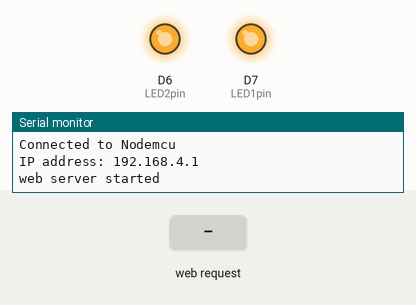
The sketch below on a simulated ESP8266 (NodeMCU). Shown: output pins drawn as LEDs (lit = HIGH), the last lines printed to the serial monitor. Inputs (shaded band) come from the test bench.

Above: at 1.3 s.
1.4 s: HTTP request GET /led1on received
At 1.8 s:
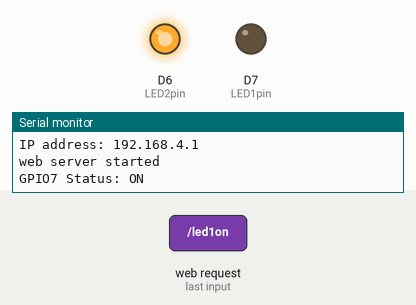
2.9 s: HTTP request GET /led2on received
At 4.1 s:
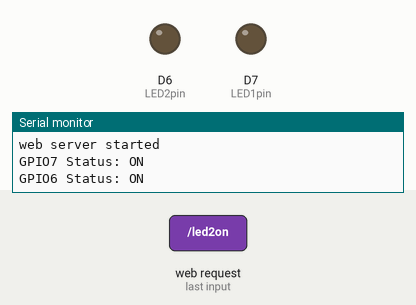
4.4 s: HTTP request GET /led1off received
At 5.3 s:
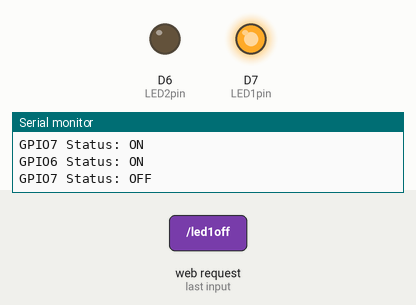
5.9 s: HTTP request GET /led2off received
At 6.4 s:
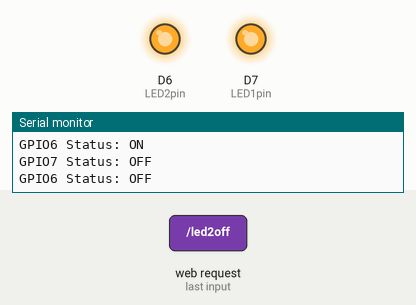
Timing chart, 0 to 8.4 s (numbered marks = the images above; inputs shaded):
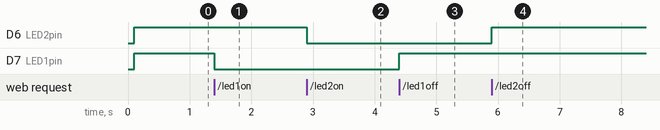

Measured:
- after the input at 1.4 s, D7 (LED1pin): HIGH → LOW at once
- after the input at 2.9 s, D6 (LED2pin): HIGH → LOW at once
- after the input at 4.4 s, D7 (LED1pin): LOW → HIGH at once
- after the input at 5.9 s, D6 (LED2pin): LOW → HIGH at once

The sketch:

web_based_device_control.ino
```cpp
#include <ESP8266WiFi.h>
#include <ESP8266WebServer.h>

/*Put your SSID & Password*/
const char* ssid = "Nodemcu";  // Enter SSID here
const char* password = "12345678";  //Enter Password here

ESP8266WebServer server(80);

uint8_t LED1pin = D7;
bool LED1status = LOW;

uint8_t LED2pin = D6;
bool LED2status = LOW;

void setup() {
  Serial.begin(115200);
  delay(100);
  pinMode(LED1pin, OUTPUT);
  pinMode(LED2pin, OUTPUT);

  Serial.println("Connecting to ");
  Serial.println(ssid);


   WiFi.softAP(ssid, password);
   Serial.println("");
  Serial.print("Connected to ");
  Serial.println(ssid);
  Serial.print("IP address: ");
  Serial.println(WiFi.softAPIP());

  server.on("/", handle_OnConnect);
  server.on("/led1on", handle_led1on);
  server.on("/led1off", handle_led1off);
  server.on("/led2on", handle_led2on);
  server.on("/led2off", handle_led2off);
  server.onNotFound(handle_NotFound);

  server.begin();
  Serial.println("web server started");
}
void loop() {
  server.handleClient();
  if(LED1status)
  {digitalWrite(LED1pin, LOW);}
  else
  {digitalWrite(LED1pin, HIGH);}

  if(LED2status)
  {digitalWrite(LED2pin, LOW);}
  else
  {digitalWrite(LED2pin, HIGH);}
}

void handle_OnConnect() {
  LED1status = LOW;
  LED2status = LOW;
  Serial.println("GPIO7 Status: OFF | GPIO6 Status: OFF");
  server.send(200, "text/html", SendHTML(LED1status,LED2status));
}

void handle_led1on() {
  LED1status = HIGH;
  Serial.println("GPIO7 Status: ON");
  server.send(200, "text/html", SendHTML(true,LED2status));
}

void handle_led1off() {
  LED1status = LOW;
  Serial.println("GPIO7 Status: OFF");
  server.send(200, "text/html", SendHTML(false,LED2status));
}

void handle_led2on() {
  LED2status = HIGH;
  Serial.println("GPIO6 Status: ON");
  server.send(200, "text/html", SendHTML(LED1status,true));
}

void handle_led2off() {
  LED2status = LOW;
  Serial.println("GPIO6 Status: OFF");
  server.send(200, "text/html", SendHTML(LED1status,false));
}

void handle_NotFound(){
  server.send(404, "text/plain", "Not found");
}

String SendHTML(uint8_t led1stat,uint8_t led2stat){
  String ptr = "<!DOCTYPE html> <html>\n";
  ptr +="<head><meta name=\"viewport\" content=\"width=device-width, initial-scale=1.0, user-scalable=no\">\n";
  ptr +="<title>Web Based Device Control</title>\n";
  ptr +="<style>html { font-family: Verdena; display: inline-block; margin: 0px auto; text-align: center;}\n";
  ptr +="body{margin-top: 50px;background: #F5F5F5;} header {  padding: 10px;text-align: center;background: #663399;color: white;font-size: 30px;} h3 {color: #444444;margin-bottom: 50px;}\n";
  ptr +=".button { background-color: #00BFFF;border: none;color: white;padding: 15px 32px;text-align: center;text-decoration: none;display: inline-block;font-size: 18px;margin: 4px 2px;cursor: pointer;-webkit-transition-duration: 0.4s;transition-duration: 0.4s;border-radius: 50%;}\n";
  ptr +=".button-on:hover {background-color: #8A2BE2 ;box-shadow: 0 12px 16px 0 rgba(0,0,0,0.24),0 17px 50px 0 rgba(0,0,0,0.19);}\n";
  ptr +=".button-on:active {background-color: #16a085;box-shadow: 0 12px 16px 0 rgba(0,0,0,0.24),0 17px 50px 0 rgba(0,0,0,0.19);}\n";
  ptr +=".button-off:hover {background-color: #34495e;box-shadow: 0 12px 16px 0 rgba(0,0,0,0.24),0 17px 50px 0 rgba(0,0,0,0.19);}\n";
  ptr +=".button-off:hover:active {background-color: #2c3e50;box-shadow: 0 12px 16px 0 rgba(0,0,0,0.24),0 17px 50px 0 rgba(0,0,0,0.19);}\n";
  ptr +="p {font-size: 14px;color: #888;margin-bottom: 10px;}\n";
  ptr +="</style>\n";
  ptr +="</head>\n";
  ptr +="<body>\n";
  ptr +="<header>Web Based Device Control</header>\n";

   if(led1stat)
  {ptr +="<p>LED1 Status: ON</p><a class=\"button button-off\" href=\"/led1off\">OFF</a>\n";}
  else
  {ptr +="<p>LED1 Status: OFF</p><a class=\"button button-on\" href=\"/led1on\">ON</a>\n";}

  if(led2stat)
  {ptr +="<p>LED2 Status: ON</p><a class=\"button button-off\" href=\"/led2off\">OFF</a>\n";}
  else
  {ptr +="<p>LED2 Status: OFF</p><a class=\"button button-on\" href=\"/led2on\">ON</a>\n";}

  ptr +="</body>\n";
  ptr +="</html>\n";
  return ptr;
}
```
